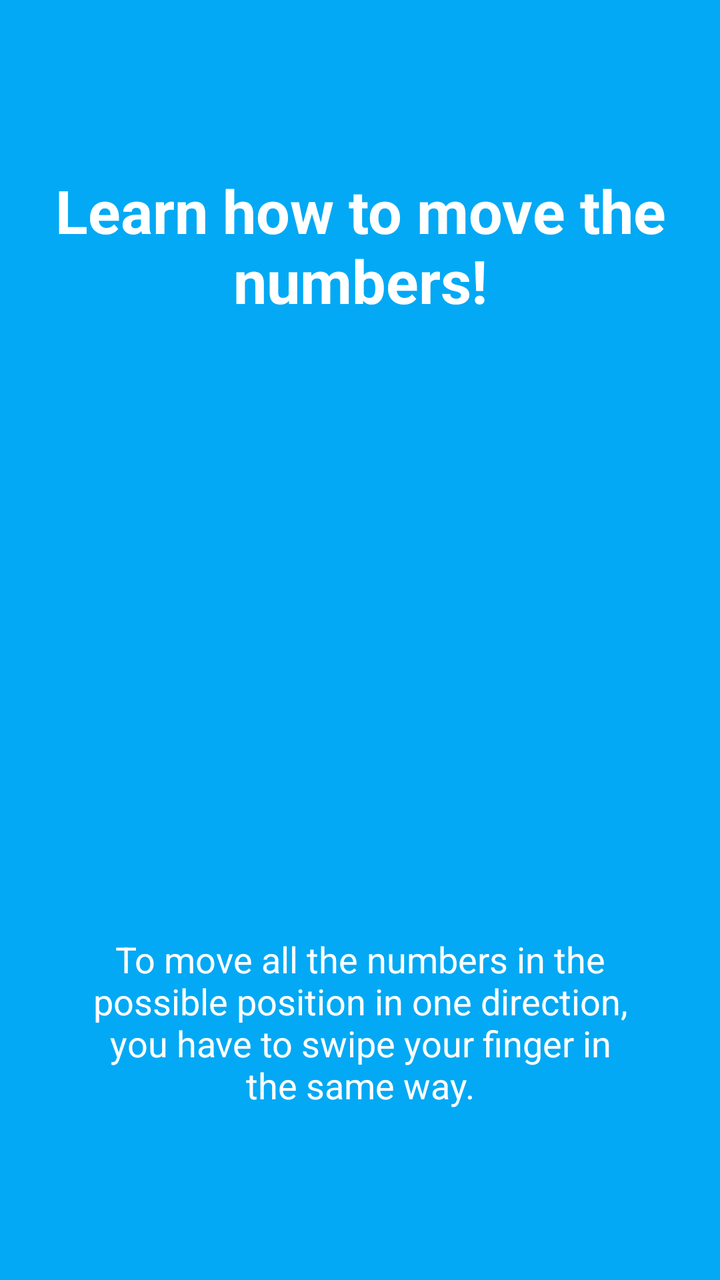
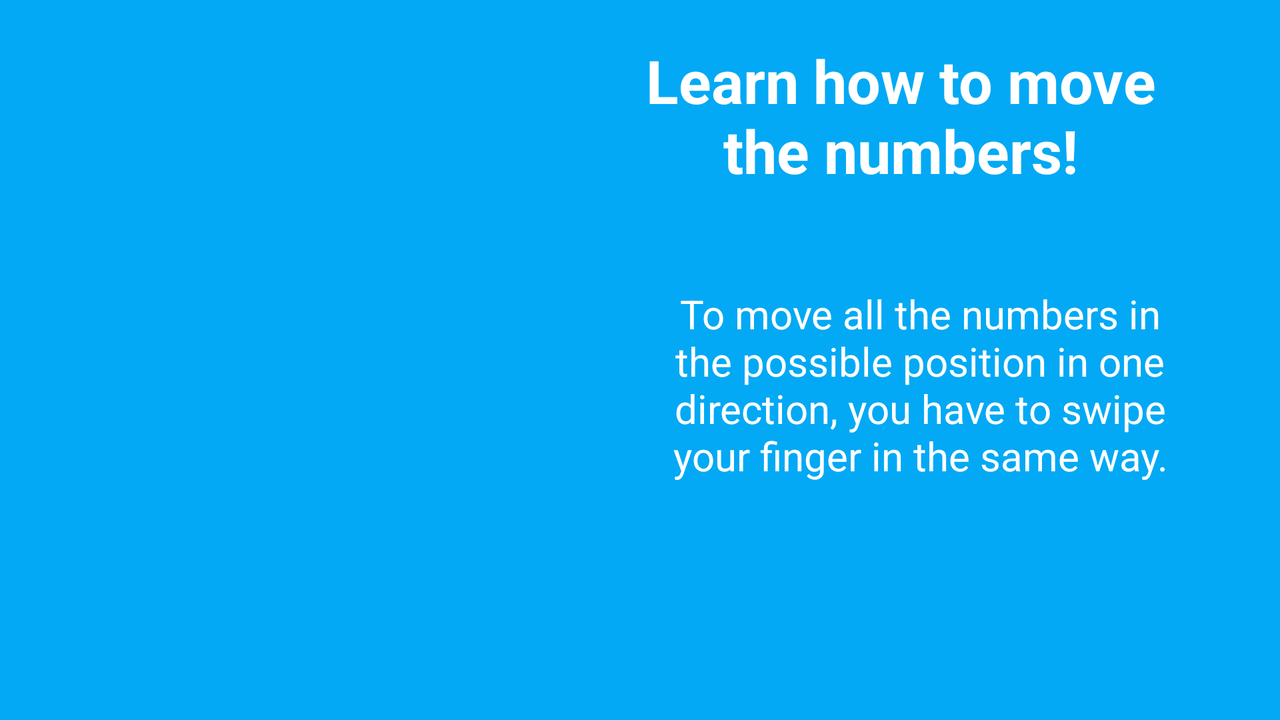

Two renders of one Android screen. The first uses the default layout on a phone; the second uses the alternative layout the repository ships for a different screen configuration, on a matching device. The two XML files are below.
<!-- AndroidManifest.xml: application theme AppTheme -->
<!-- res/layout/tutorial_slide2.xml -->
<?xml version="1.0" encoding="utf-8"?>
<RelativeLayout xmlns:android="http://schemas.android.com/apk/res/android"
    xmlns:tools="http://schemas.android.com/tools"
    android:layout_width="match_parent"
    android:layout_height="match_parent"
    android:background="@color/colorAccent">

    <LinearLayout
        android:layout_width="wrap_content"
        android:layout_height="match_parent"
        android:layout_alignParentStart="true"
        android:layout_alignParentTop="true"
        android:gravity="center_vertical|center_horizontal"
        android:orientation="vertical">


        <TextView
            android:layout_width="wrap_content"
            android:layout_height="wrap_content"
            android:layout_marginBottom="10dp"
            android:layout_marginTop="0dp"
            android:gravity="center_horizontal"
            android:text="@string/Tutorial_Titel_Move"
            android:textColor="@android:color/white"
            android:textSize="@dimen/slide_title"
            android:textStyle="bold" />

        <ImageView
            android:id="@+id/image2"
            android:layout_width="279dp"
            android:layout_height="277dp" />

        <TextView
            android:layout_width="wrap_content"
            android:layout_height="wrap_content"
            android:layout_marginTop="20dp"
            android:gravity="center"
            android:paddingLeft="@dimen/desc_padding"
            android:paddingRight="@dimen/desc_padding"
            android:text="@string/Tutorial_Move"
            android:textAlignment="center"
            android:textColor="@android:color/white"
            android:textSize="18sp" />

    </LinearLayout>
</RelativeLayout>
<!-- resources referenced by this layout -->
<resources>
  <color name="colorAccent">#03A9F4</color>
  <dimen name="desc_padding">40dp</dimen>
  <dimen name="slide_title">30dp</dimen>
  <string name="Tutorial_Move">To move all the numbers in the possible position in one direction, you have to swipe your finger in the same way.</string>
  <string name="Tutorial_Titel_Move">Learn how to move the numbers!</string>
  <style name="AppTheme" parent="Theme.AppCompat.Light.DarkActionBar">
          
          <item name="colorPrimary">@color/colorPrimary</item>
          <item name="colorPrimaryDark">@color/colorPrimaryDark</item>
          <item name="colorAccent">@color/colorAccent</item>
      </style>
  <color name="colorPrimary">#03A9F4</color>
  <color name="colorPrimaryDark">#03A9F4</color>
</resources>
<!-- res/layout-land/tutorial_slide2.xml (the repository's variant of the layout above) -->
<!-- drawn on the phone turned sideways -->
<?xml version="1.0" encoding="utf-8"?>
<RelativeLayout xmlns:android="http://schemas.android.com/apk/res/android"
    xmlns:tools="http://schemas.android.com/tools"
    android:layout_width="match_parent"
    android:layout_height="match_parent"
    android:background="@color/colorAccent">

    <TextView
        android:layout_width="299dp"
        android:layout_height="wrap_content"
        android:layout_alignParentEnd="true"
        android:layout_alignParentTop="true"
        android:layout_marginEnd="40dp"
        android:layout_marginTop="20dp"
        android:gravity="center_horizontal"
        android:text="@string/Tutorial_Titel_Move"
        android:textColor="@android:color/white"
        android:textSize="@dimen/slide_title"
        android:textStyle="bold" />

    <LinearLayout
        android:layout_width="wrap_content"
        android:layout_height="wrap_content"
        android:layout_alignParentStart="true"
        android:layout_alignParentTop="true"
        android:gravity="center_horizontal"
        android:orientation="horizontal">


        <ImageView
            android:id="@+id/image2"
            android:layout_width="250dp"
            android:layout_height="250dp"
            android:layout_gravity="center_vertical|center_horizontal"
            android:layout_marginLeft="20dp"
            android:layout_marginRight="10dp"
            android:layout_marginTop="20dp" />

        <TextView
            android:layout_width="wrap_content"
            android:layout_height="185dp"
            android:layout_marginTop="100dp"
            android:gravity="center"
            android:paddingLeft="@dimen/desc_padding"
            android:paddingRight="@dimen/desc_padding"
            android:text="@string/Tutorial_Move"
            android:textAlignment="center"
            android:textColor="@android:color/white"
            android:textSize="20sp" />

    </LinearLayout>
</RelativeLayout>
